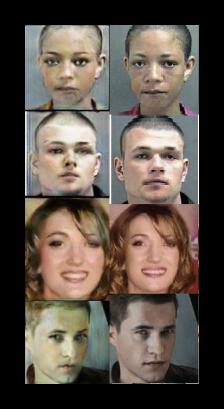
#> input picture report/assets/StarGAN.png, 224 x 409 px, found by its file name
$ python -i segmentationService.py   (imports and definitions only)   (older library calls are emulated)
#> lines starting #> are read from the running program, lines starting #| are printed output that depends on the picture; after the words box and inside, x2 and y2 are one past the last pixel; in counts of white or black regions, pixels touching at a corner belong together
#coding=utf8
import cv2
import numpy as np


# [142 lines left out: functions roberts, sobel, laplacian, LoG, canny, not called in this run]


def hough_lines(img_name, result_name):
#> called with img_name = '../../report/assets/StarGAN.png', result_name = 'out.png'
    img_path = 'apps/assets/' + img_name
    result_path = 'apps/results/' + result_name

    img = cv2.imread(img_path)
#> img is the input picture: shape (409, 224, 3); mean B, G, R 74.2, 83.4, 93.6

    img = cv2.GaussianBlur(img, (3, 3), 0)
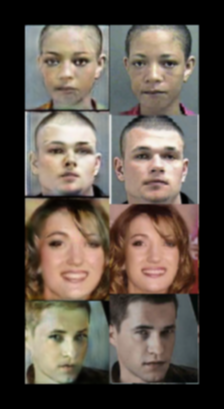
#> img: shape (409, 224, 3); mean B, G, R 74.3, 83.4, 93.6
    edges = cv2.Canny(img, 50, 150, apertureSize=3)
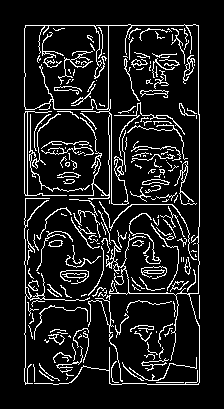
#> edges: shape (409, 224); 10.8% white in thin lines or dots, all inside (x1, y1, x2, y2) = (24, 24, 200, 385)

    lines = cv2.HoughLines(edges, 1, np.pi / 2, 118)
#> lines = [[199, 0], [24, 0], [109, 0], [25, 1.57], [111, 0], [27, 0]]

    result = img.copy()
    for i_line in lines:
        for line in i_line:
            rho = line[0]
            theta = line[1]
            if (theta < (np.pi / 4.)) or (theta > (3. * np.pi / 4.0)):  # 垂直直线
                pt1 = (int(rho / np.cos(theta)), 0)
                pt2 = (int((rho - result.shape[0] * np.sin(theta)) / np.cos(theta)), result.shape[0])
                cv2.line(result, pt1, pt2, (0, 0, 255))
            else:
                pt1 = (0, int(rho / np.sin(theta)))
                pt2 = (result.shape[1], int((rho - result.shape[1] * np.cos(theta)) / np.sin(theta)))
                cv2.line(result, pt1, pt2, (0, 0, 255), 1)
#> this loop made 6 passes
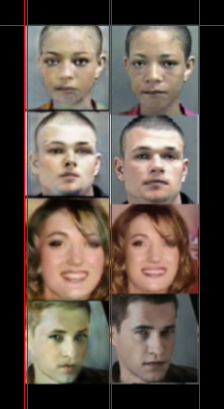
#> result: shape (409, 224, 3); 2.47% of pixels changed, all inside (x1, y1, x2, y2) = (0, 0, 224, 409)

    cv2.imwrite(result_path, result)
    return 1


# [21 lines left out: function hough_lines_p, not called in this run]

>>> result = hough_lines('../../report/assets/StarGAN.png', 'out.png')

$ run again, on report/assets/origin.png
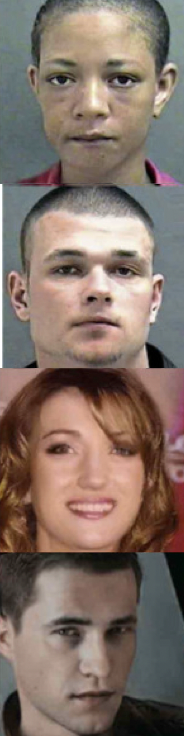
#> input picture report/assets/origin.png, 184 x 736 px, found by its file name
#> in hough_lines, img is the input picture: shape (736, 184, 3); mean B, G, R 103.5, 113.3, 130.4
#> in hough_lines, `edges = cv2.Canny(img, 50, 150, apertureSize=3)`:
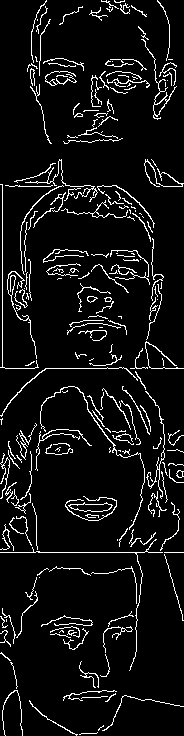
#> edges: shape (736, 184); 7.2% white in thin lines or dots
#> lines = [[2, 0], [552, 1.57], [368, 1.57]]
#> the loop in hough_lines, `for i_line in lines:` made 3 passes
#> after the loop in hough_lines, `for i_line in lines:`:
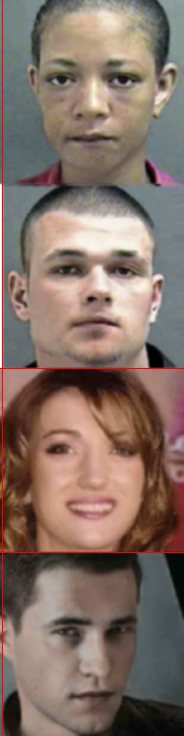
#> result: shape (736, 184, 3); mean B, G, R 102.8, 112.5, 131.6
